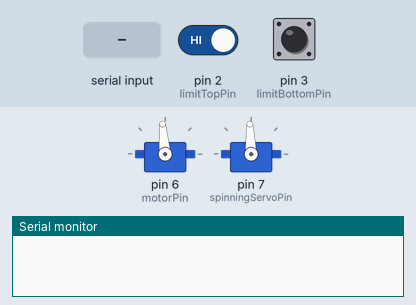
Simulated run of this sketch. Board: Arduino Uno, built with avr-gcc and run on an emulated ATmega328P. Shown: 2 × servo, the last lines printed to the serial monitor. The test bench sets the inputs (shaded band); at power-on: pin 3 (limitBottomPin) HIGH, pin 2 (limitTopPin) HIGH.

Above: at 1.2 s.
1.3 s: "MOVE:90\n" received over Serial
At 2.9 s:
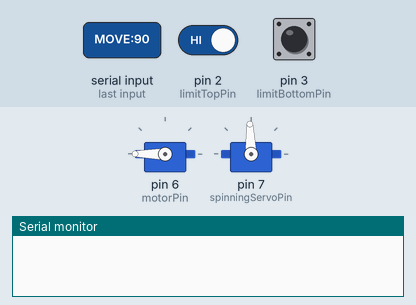
3.9 s: pin 3 (limitBottomPin) pulled LOW for 0.15 s
At 5.1 s:
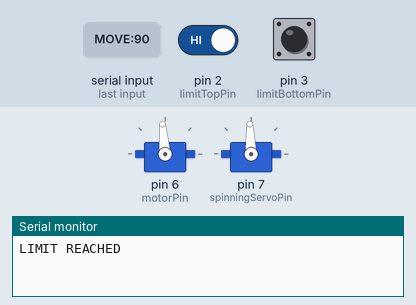
5.5 s: "MOVE:,45\n" received over Serial
At 7.6 s:
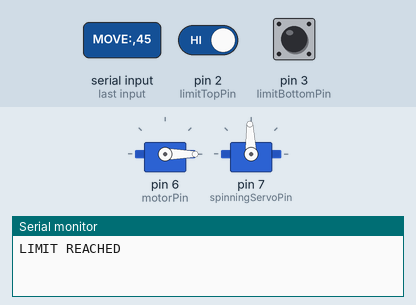
8.0 s: pin 2 (limitTopPin) driven LOW
At 8.4 s:
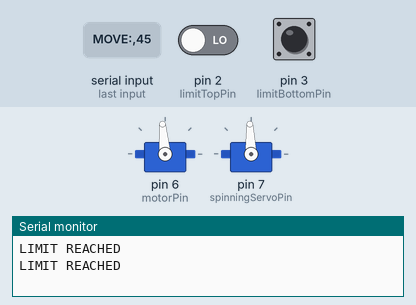
Timing chart, 0 to 10.5 s (numbered marks = the images above; inputs shaded):
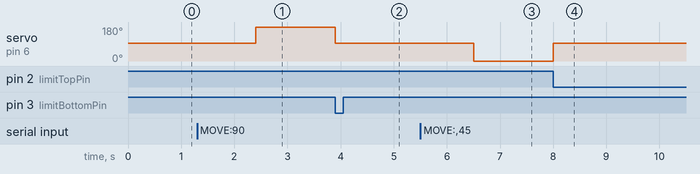

The sketch:

Test2_CntServo_LmtSwitch.ino
```cpp
#include <Servo.h>

Servo motor;        // Main controlled servo
Servo spinningServo; // Second continuous servo (always rotating)

const int motorPin = 6;
const int spinningServoPin = 7;  // NEW SERVO PIN
const int timePerStep = 2000;     // Time to move between stops (ms)
int currentStop = 0;

// Limit switch pins
const int limitTopPin = 2;     // Top stop
const int limitBottomPin = 3;  // Bottom stop

void setup() {
  Serial.begin(9600);
  motor.attach(motorPin);
  spinningServo.attach(spinningServoPin);

  pinMode(limitTopPin, INPUT_PULLUP);
  pinMode(limitBottomPin, INPUT_PULLUP);

  stopMotor();

  // Set second servo to rotate continuously at fixed speed
  spinningServo.write(92);  // Adjust if needed; ~98 is slight forward rotation
}

void stopMotor() {
  motor.write(95); // Stop signal for continuous rotation servo
}

bool limitReached(int direction) {
  if (direction == 1 && digitalRead(limitTopPin) == LOW) return true;
  if (direction == -1 && digitalRead(limitBottomPin) == LOW) return true;
  return false;
}

void moveToStop(int from, int to) {
  int steps = abs(to - from);
  if (steps == 0) return;

  int direction = (to > from) ? 1 : -1;
  motor.write(direction == 1 ? 0 : 180); // Set motor direction

  for (int i = 0; i < steps; i++) {
    unsigned long start = millis();
    while (millis() - start < timePerStep) {
      if (limitReached(direction)) {
        stopMotor();
        Serial.println("LIMIT REACHED");
        return;
      }
      delay(10);
    }
  }

  stopMotor();
}

void loop() {
  while (Serial.available()) {
    String command = Serial.readStringUntil('\\n');
    if (command.startsWith("MOVE:")) {
      int fromIndex = command.substring(5, 6).toInt();
      int toIndex = command.substring(7).toInt();
      moveToStop(fromIndex, toIndex);
      currentStop = toIndex;
    }
  }

  delay(100);
}
```

Measured:
- after the input at 1.3 s, servo on pin 6 (motorPin): 95° → 180° after 1.1 s
- after the input at 3.9 s, servo on pin 6 (motorPin): 180° → 95° at once
- after the input at 5.5 s, servo on pin 6 (motorPin): 95° → 0° after 1.0 s
- after the input at 8.0 s, servo on pin 6 (motorPin): 0° → 95° at once
